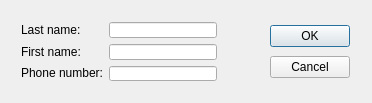
<?xml version="1.0" encoding="UTF-8"?>
<ui version="4.0">
 <class>AddDialog</class>
 <widget class="QDialog" name="AddDialog">
  <property name="geometry">
   <rect>
    <x>0</x>
    <y>0</y>
    <width>372</width>
    <height>103</height>
   </rect>
  </property>
  <property name="windowTitle">
   <string>Contact data</string>
  </property>
  <widget class="QWidget" name="layoutWidget">
   <property name="geometry">
    <rect>
     <x>10</x>
     <y>11</y>
     <width>351</width>
     <height>81</height>
    </rect>
   </property>
   <layout class="QGridLayout" name="gridLayout_2">
    <item row="0" column="2">
     <layout class="QVBoxLayout" name="verticalLayout_3">
      <item>
       <widget class="QPushButton" name="okButton">
        <property name="text">
         <string>OK</string>
        </property>
       </widget>
      </item>
      <item>
       <widget class="QPushButton" name="cancelButton">
        <property name="text">
         <string>Cancel</string>
        </property>
       </widget>
      </item>
     </layout>
    </item>
    <item row="0" column="0">
     <layout class="QGridLayout" name="gridLayout">
      <item row="0" column="0">
       <layout class="QVBoxLayout" name="verticalLayout_2">
        <item>
         <widget class="QLabel" name="lastNameLabel">
          <property name="text">
           <string>Last name:</string>
          </property>
         </widget>
        </item>
        <item>
         <widget class="QLabel" name="firstNameLabel">
          <property name="text">
           <string>First name:</string>
          </property>
         </widget>
        </item>
        <item>
         <widget class="QLabel" name="phoneNumberLabel">
          <property name="text">
           <string>Phone number:</string>
          </property>
         </widget>
        </item>
       </layout>
      </item>
      <item row="0" column="1">
       <layout class="QVBoxLayout" name="verticalLayout">
        <item>
         <widget class="QLineEdit" name="lastNameEdit"/>
        </item>
        <item>
         <widget class="QLineEdit" name="firstNameEdit"/>
        </item>
        <item>
         <widget class="QLineEdit" name="phoneNumberEdit"/>
        </item>
       </layout>
      </item>
     </layout>
    </item>
    <item row="0" column="1">
     <spacer name="horizontalSpacer">
      <property name="orientation">
       <enum>Qt::Horizontal</enum>
      </property>
      <property name="sizeHint" stdset="0">
       <size>
        <width>40</width>
        <height>20</height>
       </size>
      </property>
     </spacer>
    </item>
   </layout>
  </widget>
 </widget>
 <layoutdefault spacing="6" margin="11"/>
 <resources/>
 <connections/>
</ui>
